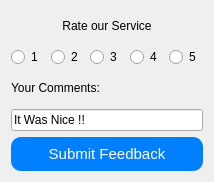
<?xml version="1.0" encoding="UTF-8"?>
<ui version="4.0">
 <class>Form</class>
 <widget class="QWidget" name="Form">
  <property name="geometry">
   <rect>
    <x>0</x>
    <y>0</y>
    <width>214</width>
    <height>182</height>
   </rect>
  </property>
  <property name="windowTitle">
   <string>Feedback Form</string>
  </property>
  <layout class="QVBoxLayout" name="verticalLayout_2">
   <item>
    <layout class="QVBoxLayout" name="verticalLayout">
     <item>
      <widget class="QLabel" name="label">
       <property name="text">
        <string>Rate our Service</string>
       </property>
       <property name="alignment">
        <set>Qt::AlignCenter</set>
       </property>
      </widget>
     </item>
     <item>
      <layout class="QHBoxLayout" name="horizontalLayout">
       <item>
        <widget class="QRadioButton" name="radioButton_1">
         <property name="text">
          <string>1</string>
         </property>
        </widget>
       </item>
       <item>
        <widget class="QRadioButton" name="radioButton_2">
         <property name="text">
          <string>2</string>
         </property>
        </widget>
       </item>
       <item>
        <widget class="QRadioButton" name="radioButton_3">
         <property name="text">
          <string>3</string>
         </property>
        </widget>
       </item>
       <item>
        <widget class="QRadioButton" name="radioButton_4">
         <property name="text">
          <string>4</string>
         </property>
        </widget>
       </item>
       <item>
        <widget class="QRadioButton" name="radioButton_5">
         <property name="text">
          <string>5</string>
         </property>
        </widget>
       </item>
      </layout>
     </item>
     <item>
      <widget class="QLabel" name="label_2">
       <property name="text">
        <string>Your Comments:</string>
       </property>
      </widget>
     </item>
     <item>
      <widget class="QLineEdit" name="lineEdit_comments">
       <property name="text">
        <string>It Was Nice !!</string>
       </property>
      </widget>
     </item>
     <item>
      <widget class="QPushButton" name="button_submit">
       <property name="font">
        <font>
         <pointsize>11</pointsize>
         <weight>50</weight>
         <bold>false</bold>
        </font>
       </property>
       <property name="styleSheet">
        <string notr="true">QPushButton {
    background-color: #007FFF;
    color: white;
    border-radius: 10px;
    padding: 8px 5px;
}
QPushButton:hover {
    background-color: #2980b9;
}
QPushButton:pressed {
    background-color: #1c5980;
}        
QPushButton:disabled {
    background-color: #cbd5e1;
    color: white;
}</string>
       </property>
       <property name="text">
        <string>Submit Feedback</string>
       </property>
      </widget>
     </item>
    </layout>
   </item>
  </layout>
 </widget>
 <resources/>
 <connections/>
</ui>
